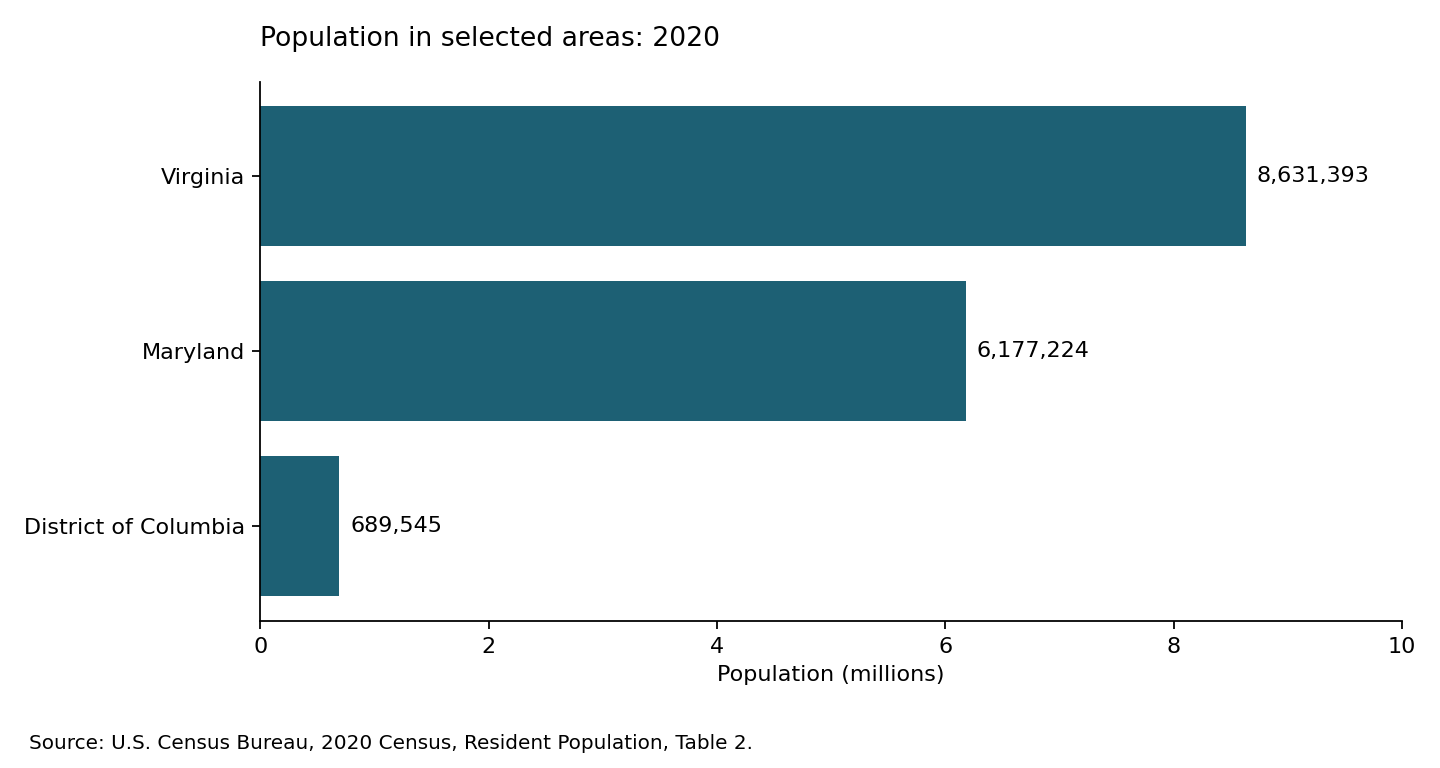

Here is the Python script that generated this plot:
"""Run beside population.csv. Requires matplotlib. Produces population.png.
Source: U.S. Census Bureau, 2020 Census, Resident Population, Table 2.
https://www2.census.gov/programs-surveys/decennial/2020/data/apportionment/apportionment-2020-table02.pdf
Selected areas are illustrative and do not represent the entire United States.
"""
import csv
from pathlib import Path
import matplotlib
matplotlib.use("Agg")
import matplotlib.pyplot as plt

with Path(__file__).with_name("population.csv").open(newline="") as stream:
    rows = list(csv.DictReader(stream))
rows.sort(key=lambda row: int(row["population"]), reverse=True)
fig, ax = plt.subplots(figsize=(9, 4.8))
values = [int(row["population"]) / 1_000_000 for row in rows]
bars = ax.barh([row["area"] for row in rows], values, color="#1d6074")
ax.invert_yaxis()
ax.set_xlim(0, 10)
ax.set_xlabel("Population (millions)")
ax.set_title("Population in selected areas: 2020", loc="left", pad=16)
ax.bar_label(bars, labels=[f'{int(row["population"]):,}' for row in rows], padding=5)
ax.spines[["top", "right"]].set_visible(False)
fig.text(0.02, 0.025, "Source: U.S. Census Bureau, 2020 Census, Resident Population, Table 2.", fontsize=9)
fig.tight_layout(rect=(0, 0.07, 1, 1))
fig.savefig(Path(__file__).with_name("population.png"), dpi=160)
plt.close(fig)
